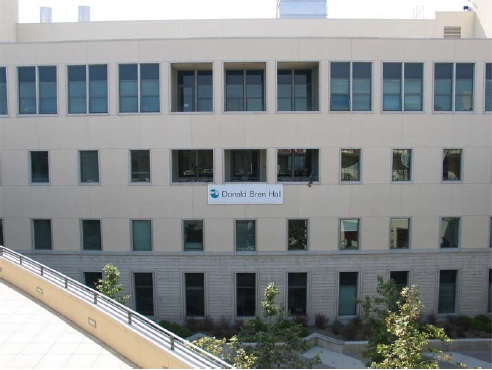
#> input picture Lab2/Task1/Harris-1.jpg, 492 x 370 px; its folder holds only this picture in this run
$ jupyter execute --allow-errors harris.ipynb
#> lines starting #> are read from the running program, lines starting #| are printed output that depends on the picture
[cell 1]
"""
CLAB Task-1: Harris Corner Detector
Your name (Your uniID):Xiran Yan u7167582
"""

"""
This script allow users to detect corner for 4 images named 'Harris-?.jpg',
which are in the same file with this python script
And then display original images with blue dot corners
and outcomes from in-build 'harris detector' function
in the output console
"""

import numpy as np
import cv2
import matplotlib.pyplot as plt


# Parameters, add more if needed
sigma = 2
thresh = 0.01  #increase it will lead to recognizing less corners
k=0.1   # increase it will reduce non-corner points around the corner(suppression effect)
nonMaxSize=3 #if suppression window is too large, the detecting corners will decrease

def conv2(img, conv_filter):
    # flip the filter
    f_siz_1, f_size_2 = conv_filter.shape
    conv_filter = conv_filter[range(f_siz_1 - 1, -1, -1), :][:, range(f_siz_1 - 1, -1, -1)] #flip the metrix
    pad = (conv_filter.shape[0] - 1) // 2
    result = np.zeros((img.shape))
    img = np.pad(img, ((pad, pad), (pad, pad)), 'constant', constant_values=(0, 0))
    filter_size = conv_filter.shape[0]
    for r in np.arange(img.shape[0] - filter_size + 1):
        for c in np.arange(img.shape[1] - filter_size + 1):
            curr_region = img[r:r + filter_size, c:c + filter_size]
            curr_result = curr_region * conv_filter
            conv_sum = np.sum(curr_result)  # Summing the result of multiplication.
            result[r, c] = conv_sum  # Saving the summation in the convolution layer feature map.

    return result


def fspecial(shape=(3, 3), sigma=0.5):
    m, n = [(ss - 1.) / 2. for ss in shape]
    y, x = np.ogrid[-m:m + 1, -n:n + 1]
    h = np.exp(-(x * x + y * y) / (2. * sigma * sigma))
    h[h < np.finfo(h.dtype).eps * h.max()] = 0
    sumh = h.sum()
    if sumh != 0:
        h /= sumh
    return h


def gradCalculate(bw,g):
    # Derivative masks
    dx = np.array([[-1, 0, 1], [-1, 0, 1], [-1, 0, 1]])
    dy = dx.transpose()

    # computer x and y derivatives of image
    Ix = conv2(bw, dx)
    Iy = conv2(bw, dy)

    Iy2 = conv2(np.power(Iy, 2), g)
    Ix2 = conv2(np.power(Ix, 2), g)
    Ixy = conv2(Ix * Iy, g)

    return Ix2,Iy2,Ixy


######################################################################
# Task: Compute the Harris Cornerness
######################################################################

# calculate cornerness by equation R=detM-k*(traceM)^2
def cornernessCal(bw,Ix2,Iy2,Ixy):
    R=np.zeros((bw.shape))
    #calculate by pixels
    for i in range(bw.shape[0]):
        for j in range(bw.shape[1]):
            # create M metrix
            M = [[Ix2[i,j],Ixy[i,j]],[Ixy[i,j],Iy2[i,j]]]
            # calculate R by R=detM-k*(traceM)^2
            r = np.linalg.det(M)-k*(np.trace(M)**2)
            # add each corneress into set
            R[i,j]=r
    return R

######################################################################
# Task: Perform non-maximum suppression and
#       thresholding, return the N corner points
#       as an Nx2 matrix of x and y coordinates
######################################################################

# process the threshing and non-max-suppression operation
def ThreshNonMaxSuppression(R,nonMaxSize):
    # initialise results set
    Res=np.array([[0,0]])
    w=nonMaxSize
    # threshing & put max R's(in this window) location into the results set
    for i in range(0,R.shape[0],w):
        for j in range(0,R.shape[1],w):
            #  create a W*W window to do non-max-suppression
            window=np.array(R[i:i+w,j:j+w])
            # select corneress that bigger than threshold
            if window.max()>(thresh*R.max()):
                # get the max R value in this window
                r=np.max(window)
                # get its location in this window
                resY,resX=np.array(np.where(r==window))
                #  calculate the original location
                loc=np.array([[resY[0]+i,resX[0]+j]])
                #  add into result set
                Res=np.append(Res,loc,0)

    return Res


def harrisCorner():

    # comment: Create 6sigma+1 X 6sigma+1 Gaussian Window
    g = fspecial((max(1, np.floor(3 * sigma) * 2 + 1), max(1, np.floor(3 * sigma) * 2 + 1)), sigma)

    for i in range(1,5):

        # grey image
        imgG = cv2.imread('Harris-'+str(i)+'.jpg',0)
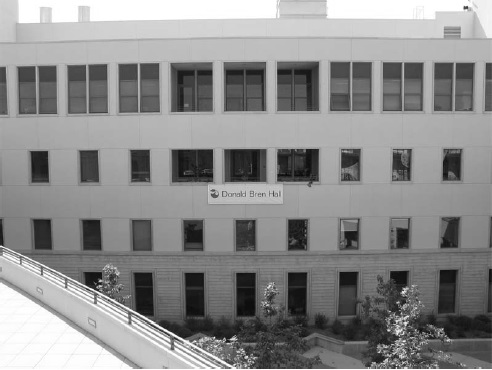
#> imgG: shape (370, 492); min 5, max 255, mean 140.1
        # RGB image
        img= cv2.imread('Harris-'+str(i)+'.jpg',1)
#> img is the input picture: shape (370, 492, 3); mean B, G, R 141.3, 141.1, 137.5
        # calculate the gradients of gaussianed image
        Ix2,Iy2,Ixy=gradCalculate(imgG,g)
#> after the loop in conv2, `for r in np.arange(img.shape[0] - filter_size + 1):`:
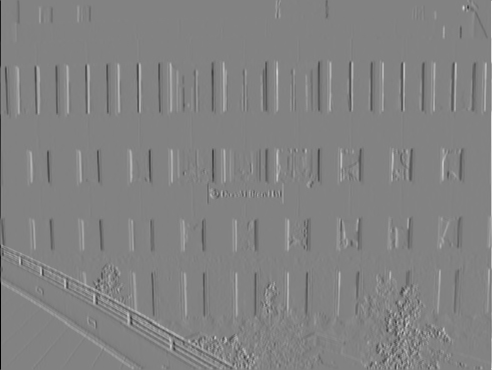
#> result: shape (370, 492) float64; min -763, max 727, mean 0.3; drawn with min black and max white
#> after the loop in conv2 (call 2), `for r in np.arange(img.shape[0] - filter_size + 1):`:
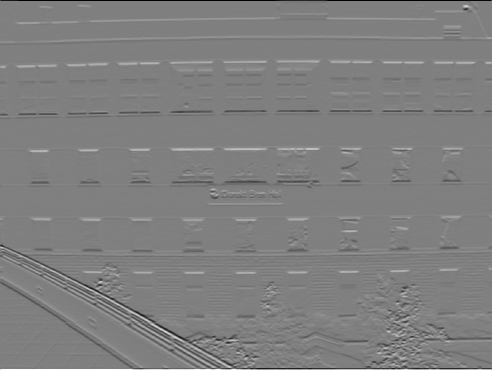
#> result: shape (370, 492) float64; min -765, max 763, mean -0.1; drawn with min black and max white
#> after the loop in conv2 (call 3), `for r in np.arange(img.shape[0] - filter_size + 1):`:
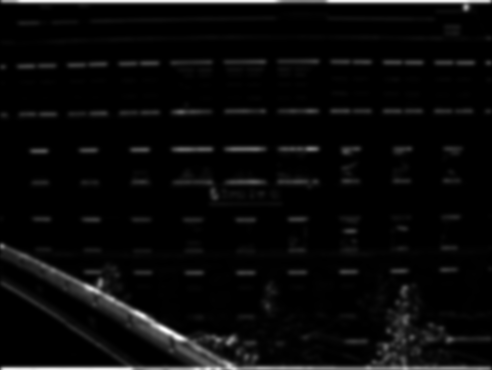
#> result: shape (370, 492) float64; min 0, max 120820.7, mean 4786.4; drawn with min black and max white
#> in conv2 (call 4), `img = np.pad(img, ((pad, pad), (pad, pad)), 'constant', constant_value..`:
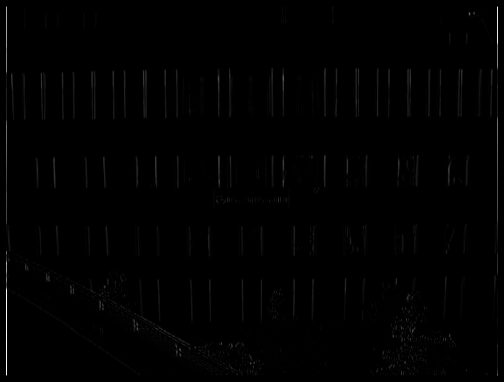
#> img: shape (382, 504) float64; min 0, max 582169, mean 3393.2; drawn with min black and max white
#> after the loop in conv2 (call 4), `for r in np.arange(img.shape[0] - filter_size + 1):`:
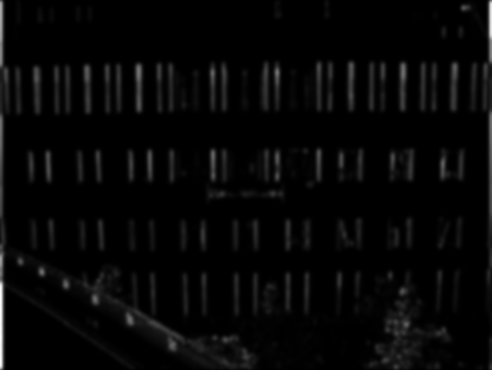
#> result: shape (370, 492) float64; min 0, max 115448.8, mean 3217.5; drawn with min black and max white
#> in conv2 (call 5), `img = np.pad(img, ((pad, pad), (pad, pad)), 'constant', constant_value..`:
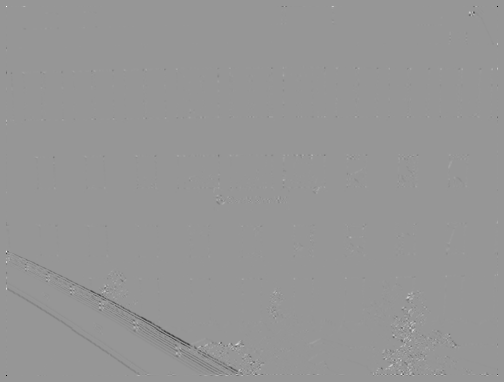
#> img: shape (382, 504) float64; min -252000, max 174723, mean -375.4; drawn with min black and max white
#> after the loop in conv2 (call 5), `for r in np.arange(img.shape[0] - filter_size + 1):`:
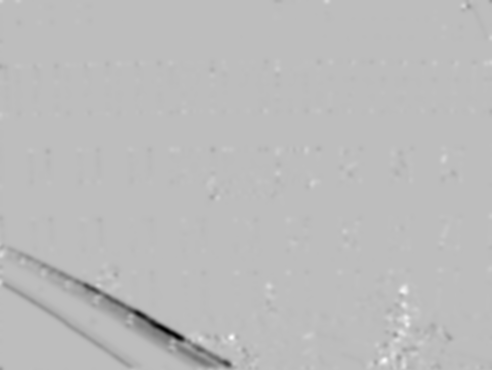
#> result: shape (370, 492) float64; min -52818.3, max 18372.8, mean -396.1; drawn with min black and max white
        # calculate the R cornerness value
        R=cornernessCal(imgG,Ix2,Iy2,Ixy)
#> after the loop in cornernessCal, `for i in range(bw.shape[0]):`:
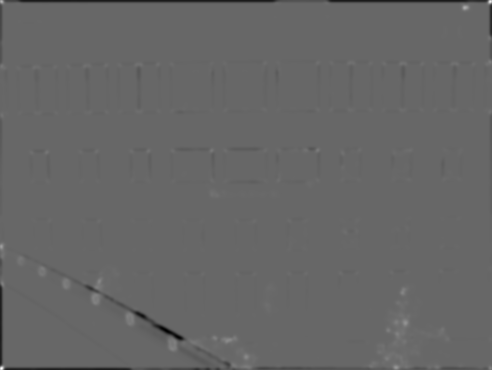
#> R: shape (370, 492) float64; min -1.83e+09, max 2.68e+09, mean -15070947.6; drawn with min black and max white
        Res=ThreshNonMaxSuppression(R,nonMaxSize)
#> Res = 1426 pairs, first value 0 to 369, second value 0 to 490

        #  plot the image and compare with in-build function
        plt.subplots(1,2,figsize = (10,10))

        # my function
        plt.subplot(1,2,1)
        plt.scatter(Res[1:,1],Res[1:,0],s=1,c='b')
        plt.title('My harris detector:Harris-'+str(i)+'.jpg')
        plt.imshow(img)

        #build-in function
        plt.subplot(1,2,2)
        dst = cv2.cornerHarris(imgG,2,3,k)
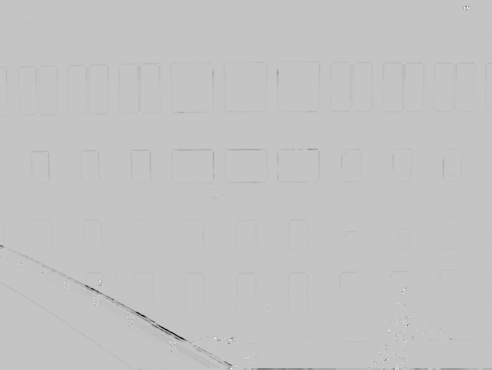
#> dst: shape (370, 492) float32; min -0.0292, max 0.00876, mean -7.66e-05; drawn with min black and max white
        resY,resX=np.array(np.where(dst>thresh*dst.max()))
#> resY = 1859 values from 6 to 369; resX = 1859 values, max 490 at index 392, min 0 at index 343, mean 289.2
        plt.scatter(resX,resY,s=1,c='b')
        plt.title('build-in harris detector:Harris-'+str(i)+'.jpg')
        plt.imshow(img)

    plt.show()

#> (the rest of this cell did not finish here and is left out)
